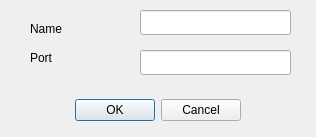
<?xml version="1.0" encoding="UTF-8"?>
<ui version="4.0">
 <class>SetingsNetworkWidget</class>
 <widget class="QDialog" name="SetingsNetworkWidget">
  <property name="geometry">
   <rect>
    <x>0</x>
    <y>0</y>
    <width>316</width>
    <height>137</height>
   </rect>
  </property>
  <property name="windowTitle">
   <string>Dialog</string>
  </property>
  <widget class="QDialogButtonBox" name="buttonBox">
   <property name="geometry">
    <rect>
     <x>20</x>
     <y>90</y>
     <width>221</width>
     <height>41</height>
    </rect>
   </property>
   <property name="orientation">
    <enum>Qt::Horizontal</enum>
   </property>
   <property name="standardButtons">
    <set>QDialogButtonBox::Cancel|QDialogButtonBox::Ok</set>
   </property>
  </widget>
  <widget class="QLineEdit" name="lineEdit_name">
   <property name="geometry">
    <rect>
     <x>140</x>
     <y>10</y>
     <width>151</width>
     <height>25</height>
    </rect>
   </property>
  </widget>
  <widget class="QLineEdit" name="lineEdit_port">
   <property name="geometry">
    <rect>
     <x>140</x>
     <y>50</y>
     <width>151</width>
     <height>25</height>
    </rect>
   </property>
  </widget>
  <widget class="QLabel" name="label">
   <property name="geometry">
    <rect>
     <x>30</x>
     <y>20</y>
     <width>67</width>
     <height>17</height>
    </rect>
   </property>
   <property name="text">
    <string>Name </string>
   </property>
  </widget>
  <widget class="QLabel" name="label_2">
   <property name="geometry">
    <rect>
     <x>30</x>
     <y>50</y>
     <width>67</width>
     <height>16</height>
    </rect>
   </property>
   <property name="text">
    <string>Port</string>
   </property>
  </widget>
 </widget>
 <resources/>
 <connections/>
</ui>
